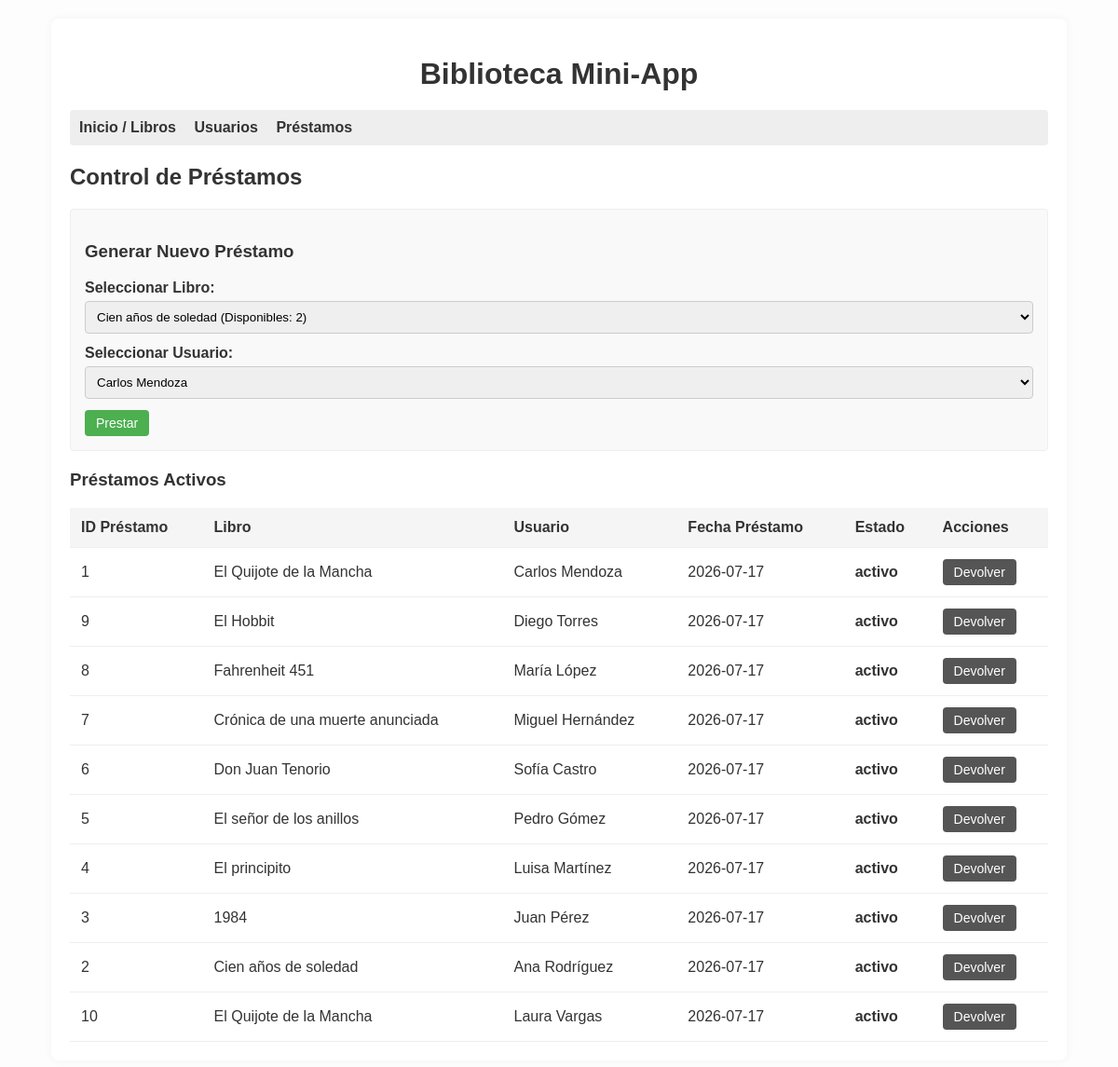
/index.php?action=prestamos&libro_id=2, run on the app's committed database.
### tables this page shows
CREATE TABLE prestamos (
    id INT AUTO_INCREMENT PRIMARY KEY,
    libro_id INT NOT NULL,
    usuario_id INT NOT NULL,
    fecha_prestamo DATE NOT NULL,
    fecha_devolucion DATE,
    estado ENUM('activo', 'devuelto') DEFAULT 'activo',
    FOREIGN KEY (libro_id) REFERENCES libros(id),
    FOREIGN KEY (usuario_id) REFERENCES usuarios(id)
);

CREATE TABLE libros (
    id INT AUTO_INCREMENT PRIMARY KEY,
    titulo VARCHAR(255) NOT NULL,
    autor VARCHAR(255) NOT NULL,
    isbn VARCHAR(20) UNIQUE,
    cantidad INT DEFAULT 1,
    estado ENUM('activo', 'inactivo') DEFAULT 'activo',
    created_at TIMESTAMP DEFAULT CURRENT_TIMESTAMP
);

CREATE TABLE usuarios (
    id INT AUTO_INCREMENT PRIMARY KEY,
    nombre VARCHAR(255) NOT NULL,
    email VARCHAR(255) UNIQUE NOT NULL,
    telefono VARCHAR(20),
    created_at TIMESTAMP DEFAULT CURRENT_TIMESTAMP
);

### classes/Biblioteca.php (called while the page is built, shortened)
<?php
require_once 'Database.php';
require_once 'Libro.php';
require_once 'Usuario.php';
class Biblioteca {
    private $conn;
    public function __construct() {
        $this->db = new Database();
        $this->conn = $this->db->getConnection();
    }
    public function obtenerLibrosActivos() {
        $query = "SELECT * FROM libros WHERE estado = 'activo'";
        $stmt = $this->conn->query($query);
        $libros = [];
        while($row = $stmt->fetch() )
        {
            $libro = new Libro($row['titulo'],$row['autor'],$row['isbn'],$row['cantidad']);
            $libro->setId($row['id']);
            $libro->setEstado($row['estado']);
            $libros[] = $libro;
        }
        return $libros;
    }
    public function obtenerUsuarios() {
        $query = "SELECT * FROM usuarios";
        $stmt = $this->conn->query($query);
        $usuarios = [];
        while ($row = $stmt->fetch()) {
            $usuario = new Usuario($row['nombre'],$row['email'],$row['telefono']);
            $usuario->setId($row['id']);
            $usuarios[] = $usuario;
        }
        return $usuarios;
    }
    public function obtenerPrestamosActivos() {
        $query = " SELECT p.*, l.titulo AS libro_titulo, u.nombre AS usuario_nombre
                   FROM prestamos p
                   JOIN libros l ON p.libro_id = l.id
                   JOIN usuarios u ON p.usuario_id = u.id
                   WHERE p.estado = 'activo'
                   ORDER BY p.fecha_prestamo DESC";
        $stmt = $this->conn->query($query);
        return $stmt->fetchAll(PDO::FETCH_ASSOC);
    }
}

### classes/Database.php (called while the page is built, shortened)
<?php
class Database {
    private $host = '127.0.0.1';
    private $db_name = 'biblioteca';
    private $username = 'root';
    private $password = '';
    public function getConnection() {
        $this->conn = null;
        $actual_host = $this->host;
        if(file_exists('/.dockerenv') || file_exists('./dockerenv') || getenv('DATABASE_CONTAINER') === 'true') {
            $actual_host = 'db';
        }
        $dsn = "mysql:host=" . $actual_host . ";dbname=" . $this->db_name . ";charset=utf8mb4";
        $options = [
            PDO::ATTR_ERRMODE               => PDO::ERRMODE_EXCEPTION,
            PDO::ATTR_DEFAULT_FETCH_MODE    => PDO::FETCH_ASSOC,
            PDO::ATTR_EMULATE_PREPARES      => false,
        ];
        try {
            $this->conn = new PDO($dsn, $this->username, $this->password, $options);
        } catch (PDOException $exception) {
            die("Error de conexion: " . $exception->getMessage());
        }
        return $this->conn;
    }
}

### classes/Libro.php (called while the page is built, shortened)
<?php
class Libro {
    private $id;
    private $titulo;
    private $cantidad;
    public function __construct($titulo = null, $autor = null, $isbn = null, $cantidad = 1) {
        $this->titulo = $titulo;
        $this->cantidad = $cantidad;
    }
    public function getId() {
        return $this->id;
    }
    public function setId($id) {
        $this->id = $id;
    }
    public function getTitulo() {
        return $this->titulo;
    }
    public function getCantidad() {
        return $this->cantidad;
    }
}

### classes/Usuario.php (called while the page is built, shortened)
<?php
class Usuario {
    private $id;
    private $nombre;
    public function __construct($nombre = null, $email = null, $telefono = null) {
        $this->nombre = $nombre;
    }
    public function getId() {
        return $this->id;
    }
    public function setId($id) {
        $this->id = $id;
    }
    public function getNombre() {
        return $this->nombre;
    }
}

### index.php (the view, shortened to what this page needs)
<?php
require_once 'classes/Biblioteca.php';
$biblioteca = new Biblioteca();
$action = isset($_GET['action']) ? $_GET['action'] : 'libros';
?>
<!DOCTYPE html>
<html lang="es">
<head>
</head>
<body>
    <div class="container">
        <h1>Biblioteca Mini-App</h1>
        <nav>
            <a href="index.php">Inicio / Libros</a>
            <a href="index.php?action=usuarios">Usuarios</a>
            <a href="index.php?action=prestamos">Préstamos</a>
        </nav>
        <div id="content">
            <?php if ($action === 'libros'): ?>
                <h2>Gestión de Libros</h2>
                <form id="libro-form" action="index.php?action=libros" method="POST">
                    <h3 id="libro-form-title">Agregar Nuevo Libro</h3>
                    <input type="hidden" name="libro_id" id="libro_id" value="">
                    <div class="form-group">
                        <label>Título:</label>
                        <input type="text" name="titulo" id="titulo" required>
                    </div>
                    <div class="form-group">
                        <label>Autor:</label>
                        <input type="text" name="autor" id="autor" required>
                    </div>
                    <div class="form-group">
                        <label>ISBN:</label>
                        <input type="text" name="isbn" id="isbn" required>
                    </div>
                    <div class="form-group">
                        <label>Cantidad Inicial Stock:</label>
                        <input type="number" name="cantidad" id="cantidad" value="1" min="1" required>
                    </div>
                    <div class="form-group" id="libro-form-actions" style="display:none;">
                        <button type="submit" name="actualizar_libro" class="btn btn-primary">Actualizar Libro</button>
                        <button type="submit" name="desactivar_libro" id="libro-desactivar-btn" class="btn btn-danger">Desactivar Libro</button>
                        <button type="submit" name="activar_libro" id="libro-activar-btn" class="btn btn-success" style="display:none;">Activar Libro</button>
                        <button type="submit" name="borrar_registro_libro" class="btn btn-danger" onclick="return confirm('¿Desea borrar definitivamente este registro?')">Borrar Registro</button>
                    </div>
                    <button type="submit" name="agregar_libro" id="libro-create-btn" class="btn btn-primary">Guardar Libro</button>
                </form>
                <h3>Listado de Libros</h3>
                <table>
                    <thead>
                        <tr>
                            <th>ID</th>
                            <th>Título</th>
                            <th>Autor</th>
                            <th>ISBN</th>
                            <th>Stock</th>
                            <th>Estado</th>
                            <th>Acciones</th>
                        </tr>
                    </thead>
                    <tbody>
                        <?php foreach($biblioteca->obtenerLibros() as $lib): ?>
                        <tr class="libro-row" onclick="cargarLibro('<?= $lib->getId() ?>','<?= htmlspecialchars($lib->getTitulo(), ENT_QUOTES) ?>','<?= htmlspecialchars($lib->getAutor(), ENT_QUOTES) ?>','<?= htmlspecialchars($lib->getIsbn(), ENT_QUOTES) ?>','<?= $lib->getCantidad() ?>','<?= $lib->getEstado() ?>')" style="cursor:pointer;">
                            <td><?= $lib->getId() ?></td>
                            <td><?= htmlspecialchars($lib->getTitulo()) ?></td>
                            <td><?= htmlspecialchars($lib->getAutor()) ?></td>
                            <td><?= htmlspecialchars($lib->getIsbn()) ?></td>
                            <td><?= $lib->getCantidad() ?></td>
                            <td><?= $lib->getEstado() === 'activo' ? 'En librerías' : 'En almacén' ?></td>
                            <td class="actions-cell">
                                <?php if ($lib->getEstado() === 'activo' && $lib->getCantidad() > 0): ?>
                                    <a href="index.php?action=prestamos&libro_id=<?= $lib->getId() ?>" class="btn btn-success" onclick="event.stopPropagation();">Prestar</a>
                                <?php endif; ?>
                                <?php if ($lib->getEstado() === 'inactivo'): ?>
                                    <a href="index.php?activar_libro=<?= $lib->getId() ?>" class="btn btn-success" onclick="event.stopPropagation();">Activar</a>
                                <?php endif; ?>
                                <button class="btn btn-primary" onclick="event.stopPropagation(); cargarLibro('<?= $lib->getId() ?>','<?= htmlspecialchars($lib->getTitulo(), ENT_QUOTES) ?>','<?= htmlspecialchars($lib->getAutor(), ENT_QUOTES) ?>','<?= htmlspecialchars($lib->getIsbn(), ENT_QUOTES) ?>','<?= $lib->getCantidad() ?>','<?= $lib->getEstado() ?>')">Editar</button>
                                <a href="index.php?delete_libro=<?= $lib->getId() ?>" class="btn btn-danger" onclick="event.stopPropagation(); return confirm('¿Seguro de eliminar este libro?')">Eliminar</a>
                            </td>
                        </tr>
                        <?php endforeach; ?>
                    </tbody>
                </table>
            <?php elseif ($action === 'prestamos'): ?>
                <h2>Control de Préstamos</h2>
                <form action="index.php?action=prestamos" method="POST">
                    <h3>Generar Nuevo Préstamo</h3>
                    <div class="form-group">
                        <label>Seleccionar Libro:</label>
                        <select name="libro_id" required>
                            <?php
                            $selected_libro = isset($_GET['libro_id']) ? intval($_GET['libro_id']) : 0;
                            foreach($biblioteca->obtenerLibrosActivos() as $lib):
                            ?>
                                <option value="<?= $lib->getId() ?>" <?= $lib->getCantidad() < 1 ? 'disabled' : '' ?> <?= $lib->getId() == $selected_libro ? 'selected' : '' ?>>
                                    <?= htmlspecialchars($lib->getTitulo()) ?> (Disponibles: <?= $lib->getCantidad() ?>)
                                </option>
                            <?php endforeach; ?>
                        </select>
                    </div>
                    <div class="form-group">
                        <label>Seleccionar Usuario:</label>
                        <select name="usuario_id" required>
                            <?php foreach($biblioteca->obtenerUsuarios() as $usu): ?>
                                <option value="<?= $usu->getId() ?>"><?= htmlspecialchars($usu->getNombre()) ?></option>
                            <?php endforeach; ?>
                        </select>
                    </div>
                    <button type="submit" name="realizar_prestamo" class="btn btn-success">Prestar</button>
                </form>
                <h3>Préstamos Activos</h3>
                <table>
                    <thead>
                        <tr>
                            <th>ID Préstamo</th>
                            <th>Libro</th>
                            <th>Usuario</th>
                            <th>Fecha Préstamo</th>
                            <th>Estado</th>
                            <th>Acciones</th>
                        </tr>
                    </thead>
                    <tbody>
                        <?php foreach($biblioteca->obtenerPrestamosActivos() as $pres): ?>
                        <tr>
                            <td><?= $pres['id'] ?></td>
                            <td><?= htmlspecialchars($pres['libro_titulo']) ?></td>
                            <td><?= htmlspecialchars($pres['usuario_nombre']) ?></td>
                            <td><?= $pres['fecha_prestamo'] ?></td>
                            <td><strong><?= $pres['estado'] ?></strong></td>
                            <td>
                                <a href="index.php?devolver=<?= $pres['id'] ?>" class="btn btn-primary">Devolver</a>
                            </td>
                        </tr>
                        <?php endforeach; ?>
                    </tbody>
                </table>
            <?php endif; ?>
        </div>
    </div>
</body>
</html>

### index.php (style rules this page uses)
body { font-family: Arial, sans-serif; margin: 20px; background: #fdfdfd; color: #333; }
.container { max-width: 1050px; margin: 0 auto; background: #fff; padding: 20px; box-shadow: 0 0 10px rgba(0,0,0,0.05); border-radius: 8px; }
h1 { color: #333; text-align: center; margin-bottom: 20px; }
nav { margin-bottom: 20px; background: #eee; padding: 10px; border-radius: 4px; }
nav a { margin-right: 15px; text-decoration: none; color: #333; font-weight: bold; transition: color 0.2s; }
table { width: 100%; border-collapse: collapse; margin-top: 15px; }
th, td { padding: 12px; text-align: left; border-bottom: 1px solid #eee; }
th { background-color: #f5f5f5; color: #333; font-weight: bold; }
.btn { display: inline-block; padding: 6px 12px; border: none; border-radius: 4px; cursor: pointer; text-decoration: none; font-size: 14px; font-family: Arial, sans-serif; }
.btn-primary { background: #555; color: white; }
.btn-success { background: #4caf50; color: white; }
form { background: #f9f9f9; padding: 15px; border-radius: 4px; margin-bottom: 20px; border: 1px solid #eee; }
.form-group { margin-bottom: 12px; }
.form-group label { display: block; margin-bottom: 5px; font-weight: bold; }
.form-group input, .form-group select { width: 100%; padding: 8px; box-sizing: border-box; border: 1px solid #ccc; border-radius: 4px; font-family: Arial, sans-serif; }

### data on the page
prestamos: id "1", libro.titulo "El Quijote de la Mancha", usuario.nombre "Carlos Mendoza", fecha_prestamo "2026-07-17", estado "activo"
prestamos: id "9", libro.titulo "El Hobbit", usuario.nombre "Diego Torres", fecha_prestamo "2026-07-17", estado "activo"
prestamos: id "8", libro.titulo "Fahrenheit 451", usuario.nombre "María López", fecha_prestamo "2026-07-17", estado "activo"
prestamos: id "7", libro.titulo "Crónica de una muerte anunciada", usuario.nombre "Miguel Hernández", fecha_prestamo "2026-07-17", estado "activo"
prestamos: id "6", libro.titulo "Don Juan Tenorio", usuario.nombre "Sofía Castro", fecha_prestamo "2026-07-17", estado "activo"
prestamos: id "5", libro.titulo "El señor de los anillos", usuario.nombre "Pedro Gómez", fecha_prestamo "2026-07-17", estado "activo"
prestamos: id "4", libro.titulo "El principito", usuario.nombre "Luisa Martínez", fecha_prestamo "2026-07-17", estado "activo"
prestamos: id "3", libro.titulo "1984", usuario.nombre "Juan Pérez", fecha_prestamo "2026-07-17", estado "activo"
prestamos: id "2", libro.titulo "Cien años de soledad", usuario.nombre "Ana Rodríguez", fecha_prestamo "2026-07-17", estado "activo"
prestamos: id "10", libro.titulo "El Quijote de la Mancha", usuario.nombre "Laura Vargas", fecha_prestamo "2026-07-17", estado "activo"

### other printed values
form field libro_id "Cien años de soledad (Disponibles: 2)"
form field usuario_id "Carlos Mendoza"
